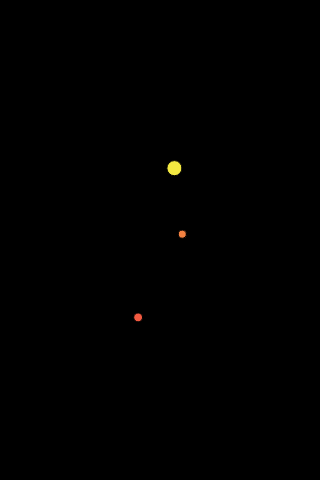
Frame 1 (no input)
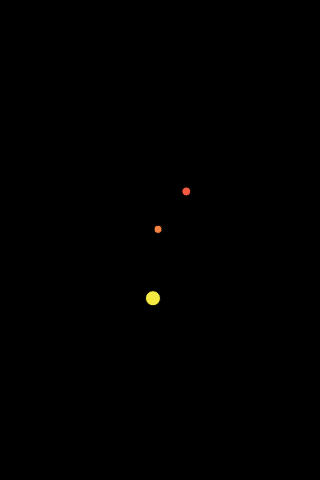
Frame 60 (no input)
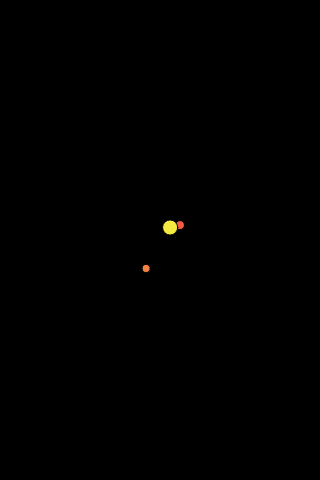
Frame 120 (the mouse pressed at the canvas centre since frame 60)

The p5.js sketch that drew these frames (run headless with seeded random() and noise() and a simulated clock; from frame 60 on, the mouse is pressed at the canvas centre):

// p5.js sketch
// ── sketch.js
//
// Multiple planets with varied mass revolving around each other
//
var planets = [];

function setup()
{
  createCanvas(320, 480);

  for (var i = 0; i < random(2, 5); i++)
  {
    planets.push(new Planet(random(5, 20), random(width/4, 3 *width/4),
                                           random(height/4, 3 *height/4)));
  }

  recenter();
}

function draw()
{
  background(0);

  // Every planet is attracted to every other planet
  for (var i = 0; i < planets.length; i++) {
    for (var j = 0; j < planets.length; j++) {
      if (i !== j) {
        var gravity = planets[i].calculateAttraction(planets[j]);
        planets[i].applyForce(gravity);
      }
    }
  }

  recenter();

  for (var i = 0; i < planets.length; i++) {
    planets[i].update();
    planets[i].display();
  }
}

function recenter()
{
  // Keep the screen centered by translating coordinates to the
  // centroid of the moving system.
  var centroid = createVector(0, 0);

  for (var i = 0; i < planets.length; i++) {
    centroid.add(planets[i].pos);
  }

  centroid.div(planets.length);
  var center = createVector(width/2, height/2);
  var displacement = p5.Vector.sub(center, centroid);

  for (var i = 0; i < planets.length; i++) {
    planets[i].pos.add(displacement);
  }
}




// ── planet.js
function Planet(mass, x, y) {

  // Planetary Mass
  this.G = 1;
  this.mass = mass;

  // Pick something yellowish
  this.color = color(random(238, 244), random(80, 244), random(65, 66));

  // Movement Vectors
  this.pos = createVector(x, y);
  this.vel = createVector(1, 0);
  this.accel = createVector(0, 0);

  this.calculateAttraction = function(planet) {

    // Get the direction of the force, towards the center of other planet
    var force = p5.Vector.sub(planet.pos, this.pos);
    var distance = force.mag();
    distance = constrain(distance, 5, 15);

    // Compute and set gravitational attraction
    force.setMag(this.G * this.mass * planet.mass / (distance * distance) );

    return force;
  }

  this.applyForce = function(force) {
    var accel = p5.Vector.div(force, this.mass);
    this.accel.add(accel);
  }

  this.update = function() {
    // Have a minimum velocity to keep the simulation going
    this.vel.add(this.accel);
    this.vel.setMag(this.vel.mag() < 5 ? 5 : this.vel.mag());
    this.pos.add(this.vel);
    this.accel.mult(0);
  }

  this.display = function() {
    ellipseMode(CENTER);
    fill(this.color);
    ellipse(this.pos.x, this.pos.y, this.mass);
  }
}
